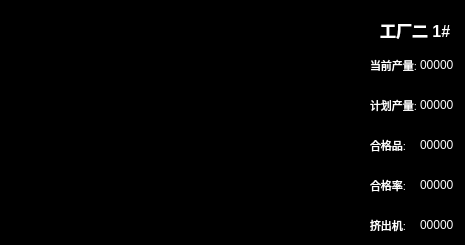
     <widget class="QFrame" name="frame_curve5">
      <property name="geometry">
       <rect>
        <x>15</x>
        <y>265</y>
        <width>465</width>
        <height>245</height>
       </rect>
      </property>
      <property name="styleSheet">
       <string notr="true">background-color: rgb(0, 0, 0);</string>
      </property>
      <property name="frameShape">
       <enum>QFrame::StyledPanel</enum>
      </property>
      <property name="frameShadow">
       <enum>QFrame::Raised</enum>
      </property>
      <widget class="QWidget" name="curve5_data1" native="true">
       <property name="geometry">
        <rect>
         <x>370</x>
         <y>50</y>
         <width>95</width>
         <height>30</height>
        </rect>
       </property>
       <widget class="QLabel" name="curve5_data1_title">
        <property name="geometry">
         <rect>
          <x>0</x>
          <y>0</y>
          <width>50</width>
          <height>30</height>
         </rect>
        </property>
        <property name="font">
         <font>
          <pointsize>8</pointsize>
          <weight>50</weight>
          <bold>false</bold>
         </font>
        </property>
        <property name="layoutDirection">
         <enum>Qt::LeftToRight</enum>
        </property>
        <property name="autoFillBackground">
         <bool>false</bool>
        </property>
        <property name="styleSheet">
         <string notr="true">color: rgb(255, 255, 255);</string>
        </property>
        <property name="text">
         <string>当前产量:</string>
        </property>
       </widget>
       <widget class="QLabel" name="curve5_data1_data">
        <property name="geometry">
         <rect>
          <x>50</x>
          <y>0</y>
          <width>45</width>
          <height>30</height>
         </rect>
        </property>
        <property name="styleSheet">
         <string notr="true">color: rgb(255, 255, 255);</string>
        </property>
        <property name="text">
         <string>00000</string>
        </property>
       </widget>
      </widget>
      <widget class="QWidget" name="curve5_data2" native="true">
       <property name="geometry">
        <rect>
         <x>370</x>
         <y>90</y>
         <width>95</width>
         <height>30</height>
        </rect>
       </property>
       <widget class="QLabel" name="curve5_data2_title">
        <property name="geometry">
         <rect>
          <x>0</x>
          <y>0</y>
          <width>50</width>
          <height>30</height>
         </rect>
        </property>
        <property name="font">
         <font>
          <pointsize>8</pointsize>
          <weight>50</weight>
          <bold>false</bold>
         </font>
        </property>
        <property name="layoutDirection">
         <enum>Qt::LeftToRight</enum>
        </property>
        <property name="autoFillBackground">
         <bool>false</bool>
        </property>
        <property name="styleSheet">
         <string notr="true">color: rgb(255, 255, 255);</string>
        </property>
        <property name="text">
         <string>计划产量:</string>
        </property>
       </widget>
       <widget class="QLabel" name="curve5_data2_data">
        <property name="geometry">
         <rect>
          <x>50</x>
          <y>0</y>
          <width>45</width>
          <height>30</height>
         </rect>
        </property>
        <property name="styleSheet">
         <string notr="true">color: rgb(255, 255, 255);</string>
        </property>
        <property name="text">
         <string>00000</string>
        </property>
       </widget>
      </widget>
      <widget class="QWidget" name="curve5_data3" native="true">
       <property name="geometry">
        <rect>
         <x>370</x>
         <y>130</y>
         <width>95</width>
         <height>30</height>
        </rect>
       </property>
       <widget class="QLabel" name="curve5_data3_title">
        <property name="geometry">
         <rect>
          <x>0</x>
          <y>0</y>
          <width>50</width>
          <height>30</height>
         </rect>
        </property>
        <property name="font">
         <font>
          <pointsize>8</pointsize>
          <weight>50</weight>
          <bold>false</bold>
         </font>
        </property>
        <property name="layoutDirection">
         <enum>Qt::LeftToRight</enum>
        </property>
        <property name="autoFillBackground">
         <bool>false</bool>
        </property>
        <property name="styleSheet">
         <string notr="true">color: rgb(255, 255, 255);</string>
        </property>
        <property name="text">
         <string>合格品:</string>
        </property>
       </widget>
       <widget class="QLabel" name="curve5_data3_data">
        <property name="geometry">
         <rect>
          <x>50</x>
          <y>0</y>
          <width>45</width>
          <height>30</height>
         </rect>
        </property>
        <property name="styleSheet">
         <string notr="true">color: rgb(255, 255, 255);</string>
        </property>
        <property name="text">
         <string>00000</string>
        </property>
       </widget>
      </widget>
      <widget class="QWidget" name="curve5_data4" native="true">
       <property name="geometry">
        <rect>
         <x>370</x>
         <y>170</y>
         <width>95</width>
         <height>30</height>
        </rect>
       </property>
       <widget class="QLabel" name="curve5_data4_title">
        <property name="geometry">
         <rect>
          <x>0</x>
          <y>0</y>
          <width>50</width>
          <height>30</height>
         </rect>
        </property>
        <property name="font">
         <font>
          <pointsize>8</pointsize>
          <weight>50</weight>
          <bold>false</bold>
         </font>
        </property>
        <property name="layoutDirection">
         <enum>Qt::LeftToRight</enum>
        </property>
        <property name="autoFillBackground">
         <bool>false</bool>
        </property>
        <property name="styleSheet">
         <string notr="true">color: rgb(255, 255, 255);</string>
        </property>
        <property name="text">
         <string>合格率:</string>
        </property>
       </widget>
       <widget class="QLabel" name="curve5_data4_data">
        <property name="geometry">
         <rect>
          <x>50</x>
          <y>0</y>
          <width>45</width>
          <height>30</height>
         </rect>
        </property>
        <property name="styleSheet">
         <string notr="true">color: rgb(255, 255, 255);</string>
        </property>
        <property name="text">
         <string>00000</string>
        </property>
       </widget>
      </widget>
      <widget class="QWidget" name="curve5_data5" native="true">
       <property name="geometry">
        <rect>
         <x>370</x>
         <y>210</y>
         <width>95</width>
         <height>30</height>
        </rect>
       </property>
       <widget class="QLabel" name="curve5_data5_title">
        <property name="geometry">
         <rect>
          <x>0</x>
          <y>0</y>
          <width>50</width>
          <height>30</height>
         </rect>
        </property>
        <property name="font">
         <font>
          <pointsize>8</pointsize>
          <weight>50</weight>
          <bold>false</bold>
         </font>
        </property>
        <property name="layoutDirection">
         <enum>Qt::LeftToRight</enum>
        </property>
        <property name="autoFillBackground">
         <bool>false</bool>
        </property>
        <property name="styleSheet">
         <string notr="true">color: rgb(255, 255, 255);</string>
        </property>
        <property name="text">
         <string>挤出机:</string>
        </property>
       </widget>
       <widget class="QLabel" name="curve5_data5_data">
        <property name="geometry">
         <rect>
          <x>50</x>
          <y>0</y>
          <width>45</width>
          <height>30</height>
         </rect>
        </property>
        <property name="styleSheet">
         <string notr="true">color: rgb(255, 255, 255);</string>
        </property>
        <property name="text">
         <string>00000</string>
        </property>
       </widget>
      </widget>
      <widget class="QLabel" name="curve5_title">
       <property name="geometry">
        <rect>
         <x>380</x>
         <y>10</y>
         <width>80</width>
         <height>40</height>
        </rect>
       </property>
       <property name="font">
        <font>
         <pointsize>12</pointsize>
         <weight>75</weight>
         <bold>true</bold>
        </font>
       </property>
       <property name="layoutDirection">
        <enum>Qt::LeftToRight</enum>
       </property>
       <property name="autoFillBackground">
        <bool>false</bool>
       </property>
       <property name="styleSheet">
        <string notr="true">color: rgb(255, 255, 255);</string>
       </property>
       <property name="text">
        <string>工厂二 1#</string>
       </property>
      </widget>
      <widget class="QWidget" name="curve5" native="true">
       <property name="geometry">
        <rect>
         <x>0</x>
         <y>0</y>
         <width>370</width>
         <height>245</height>
        </rect>
       </property>
      </widget>
     </widget>
